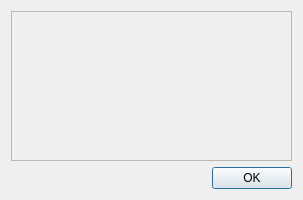
<?xml version="1.0" encoding="UTF-8"?>
<ui version="4.0">
 <class>Preview</class>
 <widget class="QDialog" name="Preview">
  <property name="windowModality">
   <enum>Qt::ApplicationModal</enum>
  </property>
  <property name="enabled">
   <bool>true</bool>
  </property>
  <property name="geometry">
   <rect>
    <x>0</x>
    <y>0</y>
    <width>303</width>
    <height>200</height>
   </rect>
  </property>
  <property name="minimumSize">
   <size>
    <width>200</width>
    <height>200</height>
   </size>
  </property>
  <property name="windowTitle">
   <string>Preview</string>
  </property>
  <property name="locale">
   <locale language="English" country="UnitedStates"/>
  </property>
  <layout class="QVBoxLayout" name="verticalLayout">
   <item>
    <widget class="QFrame" name="frame">
     <property name="sizePolicy">
      <sizepolicy hsizetype="Preferred" vsizetype="Preferred">
       <horstretch>0</horstretch>
       <verstretch>0</verstretch>
      </sizepolicy>
     </property>
     <property name="locale">
      <locale language="English" country="UnitedStates"/>
     </property>
     <property name="frameShape">
      <enum>QFrame::StyledPanel</enum>
     </property>
     <property name="frameShadow">
      <enum>QFrame::Raised</enum>
     </property>
     <property name="lineWidth">
      <number>4</number>
     </property>
     <layout class="QHBoxLayout" name="horizontalLayout">
      <property name="leftMargin">
       <number>0</number>
      </property>
      <property name="topMargin">
       <number>0</number>
      </property>
      <property name="rightMargin">
       <number>0</number>
      </property>
      <property name="bottomMargin">
       <number>0</number>
      </property>
      <item>
       <widget class="QWidget" name="drawing_widget" native="true">
        <property name="cursor">
         <cursorShape>ForbiddenCursor</cursorShape>
        </property>
       </widget>
      </item>
     </layout>
    </widget>
   </item>
   <item>
    <widget class="QDialogButtonBox" name="buttonBox">
     <property name="orientation">
      <enum>Qt::Horizontal</enum>
     </property>
     <property name="standardButtons">
      <set>QDialogButtonBox::Ok</set>
     </property>
     <property name="centerButtons">
      <bool>false</bool>
     </property>
    </widget>
   </item>
  </layout>
 </widget>
 <resources/>
 <connections>
  <connection>
   <sender>buttonBox</sender>
   <signal>accepted()</signal>
   <receiver>Preview</receiver>
   <slot>accept()</slot>
   <hints>
    <hint type="sourcelabel">
     <x>248</x>
     <y>254</y>
    </hint>
    <hint type="destinationlabel">
     <x>157</x>
     <y>274</y>
    </hint>
   </hints>
  </connection>
  <connection>
   <sender>buttonBox</sender>
   <signal>rejected()</signal>
   <receiver>Preview</receiver>
   <slot>reject()</slot>
   <hints>
    <hint type="sourcelabel">
     <x>316</x>
     <y>260</y>
    </hint>
    <hint type="destinationlabel">
     <x>286</x>
     <y>274</y>
    </hint>
   </hints>
  </connection>
 </connections>
</ui>
